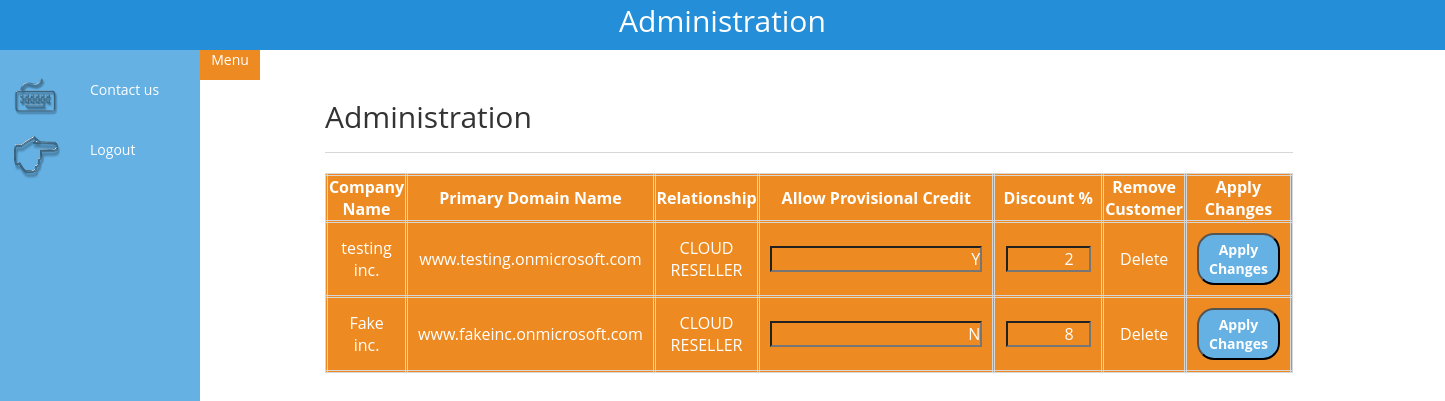
/htm/portal/admin.php, run on an earlier commit of the app's database.
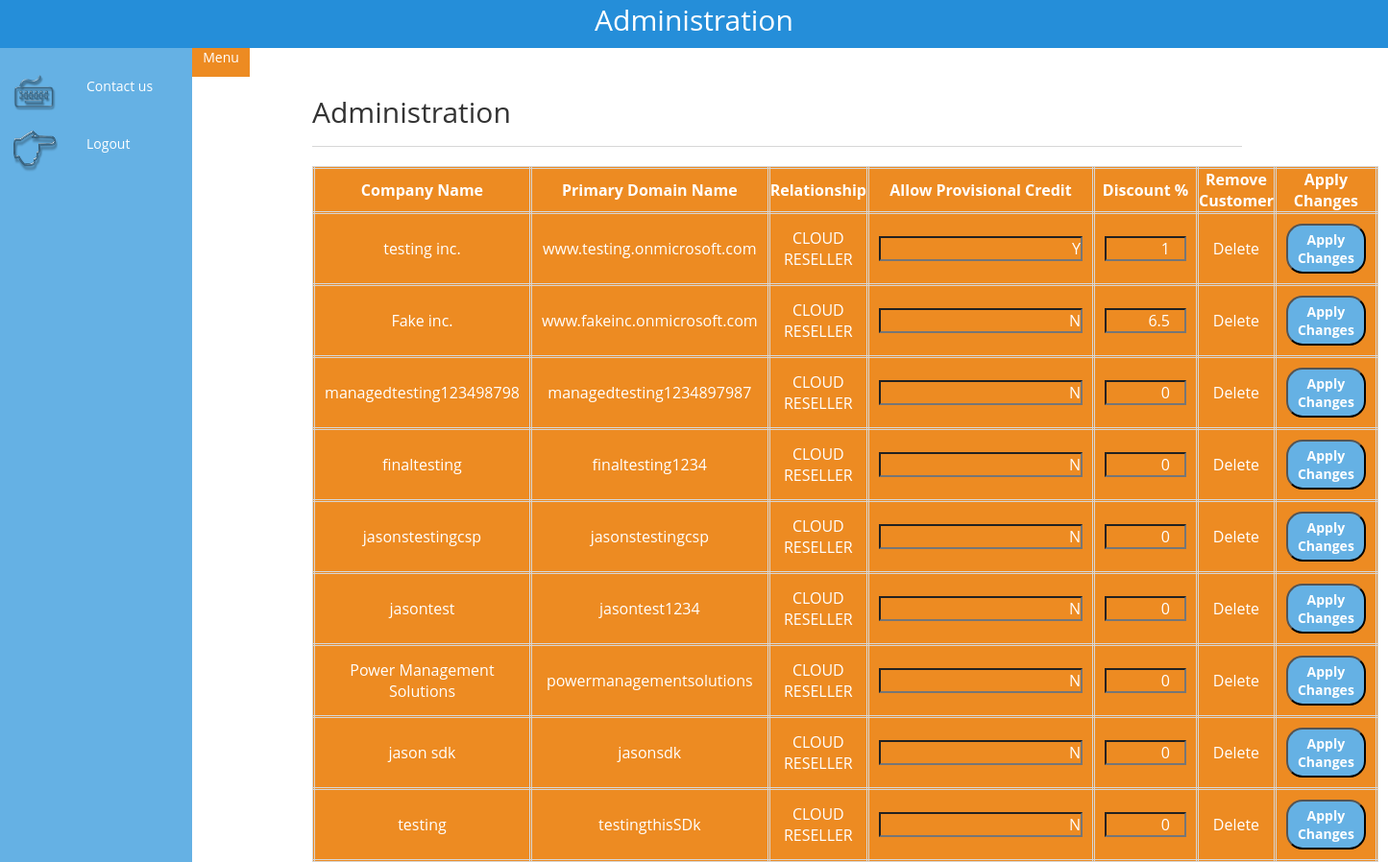
And on a later commit of the database.
### tables this page shows
CREATE TABLE `customer` (
  `id` int(11) NOT NULL AUTO_INCREMENT,
  `customer_name` varchar(100) DEFAULT NULL,
  `entity_type` varchar(45) DEFAULT NULL,
  `ms_customer_id` varchar(100) DEFAULT NULL,
  `ms_key` varchar(45) DEFAULT NULL,
  `is_provised` tinyint(4) DEFAULT NULL,
  `primary_domain` varchar(255) DEFAULT NULL,
  `relationship` varchar(100) DEFAULT NULL,
  `discount` float DEFAULT NULL,
  `active` tinyint(4) DEFAULT NULL,
  PRIMARY KEY (`id`)
);

### htm/controllers/admin.db.php (called while the page is built, shortened)
<?php
include 'config.php';
$admin = new admin();
$result = $conn->query("select id, customer_name, primary_domain, relationship, is_provised, discount, active from customer");
?>

### htm/portal/admin.php (the view, shortened to what this page needs)
<?php
require "../controllers/config.php";
require '../controllers/admin.db.php';
?>
<head>
    <link rel="stylesheet" href="http://maxcdn.bootstrapcdn.com/bootstrap/3.3.6/css/bootstrap.min.css">
    <link href="../../css/styles.css" type="text/css" rel="stylesheet"/>
</head>
<body>
    <div id="horizontalNav">
        <div id="horizontalNavWrapper">
            <ul>
                <li>Administration</li>
            </ul>
        </div>
    </div>
    <nav class="menu">
        <a href="#" class="nav-toggle-btn">Menu</a>
        <ul>
            <li><img class='icon' src='../img/icons/contact.jpg' alt='Contact' ><a href='contactUs.php'>Contact us</a><br></li>
            <li><img class='icon' src='../img/icons/logout.png' alt='Logout' ><a href='../controllers/logout.php'>Logout</a><br></li>
        </ul>
    </nav>
    <div class="adminContent">
        <div class="page-header">
            <h2>Administration</h2>
        </div>
        <table class="adminTable" id="adminTable">
            <tr class="ui-widget-header ">
                <th>Company Name</th>
                <th>Primary Domain Name</th>
                <th>Relationship</th>
                <th>Allow Provisional Credit</th>
                <th>Discount %</th>
                <th>Remove Customer</th>
                <th>Apply Changes</th>
            </tr>
            <?php
            for ($i = 0; $i < count($admin->custId); $i++) {
                ?>
                <form method="post" action="../controllers/admin-changes.php">
                    <tr>
                        <td ><?php echo $admin->custName[$i] ?></td>
                        <td><?php echo $admin->primDomain[$i] ?></td>
                        <td><?php echo $admin->custRelationship[$i] ?></td>
                        <td><input name="provision" id="provision" color="black" type="text" pattern="[N-Nn-nY-Yy-y]{1}" onkeydown="validateProv(this)" value="<?php echo $admin->provision[$i] ?>" maxlength="1" ></td>
                        <td><input name="discount" id="discount" color="black" type="number" step="0.5" value="<?php echo $admin->discount[$i] ?>" min="0" max="100"></td>
                        <td><a href="../controllers/remove-customer.php?id=<?php echo $admin->custId[$i] ?>" >Delete</a></td>
                        <td><button type="submit" name="custID" value="<?php echo $admin->custId[$i] ?>" class="applyChanges" id="submit">Apply Changes</button></td>
                    </tr>
                </form>
            <?php } ?>
        </table>
    </div>

### css/styles.css (style rules this page uses)
* { margin: 0; padding: 0; }
a { color: #fff; text-decoration: none; }
.page-header { border-width: 1px; border-bottom-color: #D7D7D7; margin: 50px 0 20px 100px; width: 90%; }
body { font-family: Open Sans, Arial, sans-serif; overflow-x: hidden; }
.menu { position: fixed; z-index: 1000; box-shadow: lightgray; top: 50px; bottom: 0; width: 200px; background-color: #65B1E4; transform: translate3d(0, 0, 0); transition: transform 0.4s ease; font-size: 14px; }
.menu ul { list-style: none; margin-top: 20px; }
.menu ul li a { text-decoration: none; display: block; text-align: left; color: #fff; padding: 10px; }
.nav-toggle-btn { display: block; position: absolute; left: 200px; width: 60px; height: 30px; background-color: #ED8B22; color: #fff; text-align: center; }
.icon { height: 50px; width: 50px; float: left; margin: 0 30px 0 10px; }
.adminContent { padding-top: 50px; padding-left: 225px; width: 90%; transition: transform 0.4s ease; }
#adminTable { width: 90%; }
#adminTable, #adminTable th, #adminTable td { margin: 0 0 0 100; border: 3px double #D7D7D7; background-color: #ED8B22; color: #fff; }
#adminTable td { width: 15%; }
#adminTable input { background-color: #ED8B22; color: #fff; text-align: right; }
.applyChanges { border-radius: 17px; background-color: #65B1E4; text-align: center; color: #fff; padding: 5px 10px; font-size: 14px; font-weight: bold; }
#horizontalNav { position: fixed; z-index: 1000; top: 0; margin: 0 0 0 0; width: 100%; background-color: #258ed9; height: 50px }
#horizontalNavWrapper { width: 100%; margin: 0 auto; text-align: center; font-size: 30px; font-family: Open Sans; color: #fff; }
#horizontalNav ul { list-style-type: none; padding: 0; margin: 0; }
th { text-align: center; height: 40px; }
tr { background-color: transparent; }
.products th, tr, td { padding: 10px; text-align: center; }

What changed in the data, as far as the page shows it:
now on this page (row edited): customer: discount "1", discount "6.5", discount "0"
Also different on the page:
new list line: "managedtesting123498798 managedtesting1234897987 CLOUD RESELLER N Delete Apply Changes"
new list line: "finaltesting finaltesting1234 CLOUD RESELLER N Delete Apply Changes"
new list line: "jasonstestingcsp jasonstestingcsp CLOUD RESELLER N Delete Apply Changes"
new list line: "jasontest jasontest1234 CLOUD RESELLER N Delete Apply Changes"
new list line: "Power Management Solutions powermanagementsolutions CLOUD RESELLER N Delete Apply Changes"
new list line: "jason sdk jasonsdk CLOUD RESELLER N Delete Apply Changes"
new list line: "testing testingthisSDk CLOUD RESELLER N Delete Apply Changes"
list line gone: "2"
list line gone: "8"
